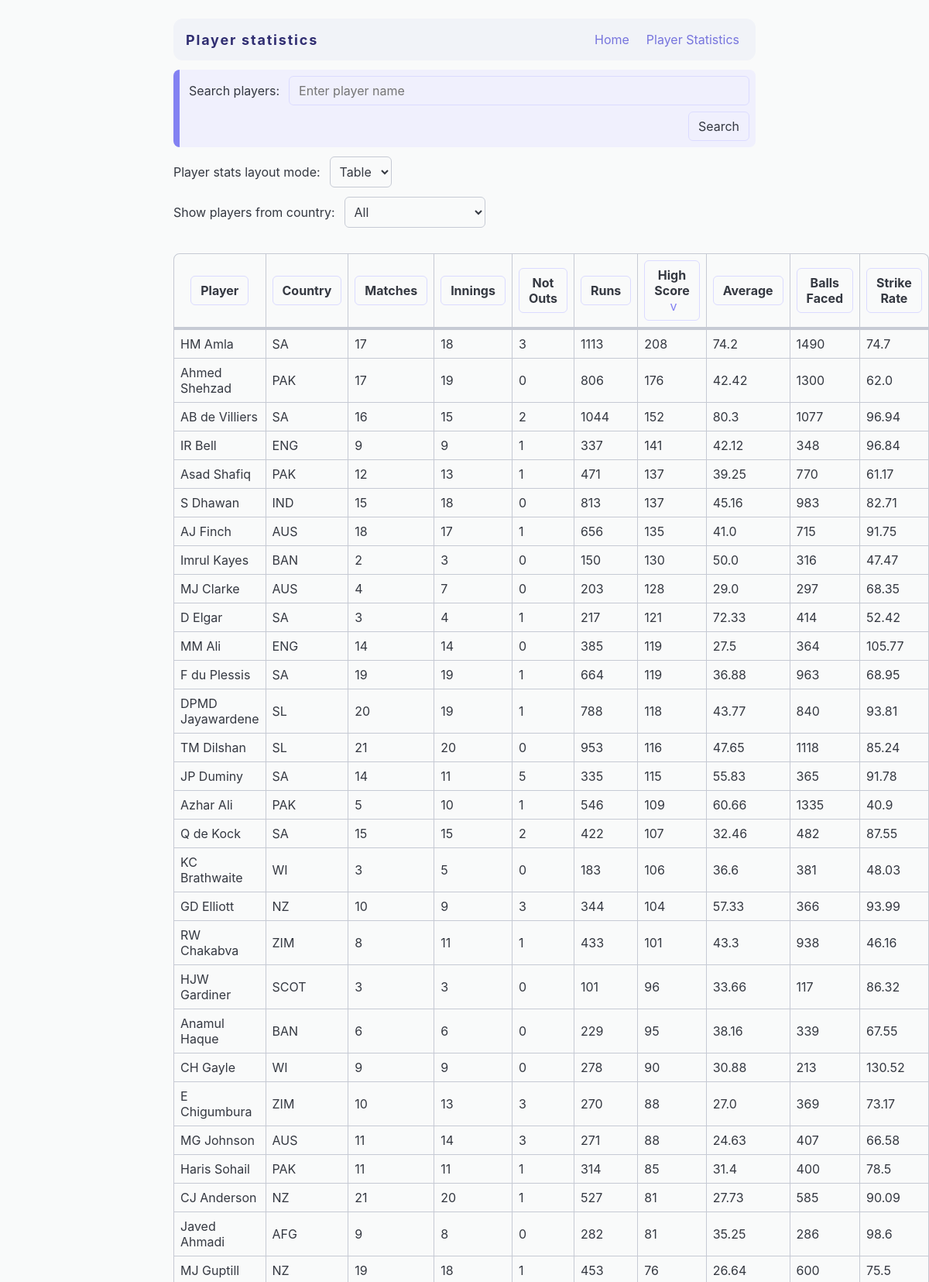
Screenshot of /cricket-stats (upper part) with the database file from the repository.
### tables this page shows
CREATE TABLE "cricket_world_cup_data" (
	"Player"	TEXT,
	"Country"	TEXT,
	"Matches"	INTEGER,
	"Innings"	INTEGER,
	"NotOuts"	INTEGER,
	"Runs"	INTEGER,
	"HighScore"	NUMERIC,
	"Ave"	REAL,
	"BallsFaced"	INTEGER,
	"StrikeRate"	REAL,
	"100"	INTEGER,
	"50"	INTEGER,
	"0"	INTEGER,
	"4s"	INTEGER,
	"6s"	INTEGER
);

### app.py (the view)
@app.route("/cricket-stats")
def cricket_stats():
    db = get_db()
    cursor = db.cursor()
    players = None
    search = False
    search_text = request.args.get('search-text')
    if (search_text is not None and search_text.strip() != ""):
        search = True
        players = cursor.execute("SELECT Player, Country, Matches, Innings, NotOuts, Runs, HighScore, Ave, BallsFaced, StrikeRate FROM cricket_world_cup_data WHERE Player LIKE ? ORDER BY HighScore DESC",
                                 ("%" + search_text + "%",)).fetchall()
    else:
        players = cursor.execute(
            "SELECT Player, Country, Matches, Innings, NotOuts, Runs, HighScore, Ave, BallsFaced, StrikeRate FROM cricket_world_cup_data ORDER BY HighScore DESC").fetchall()
    updated_players = []
    for player in players:
        updated_players.append({
            "name": player["Player"],
            "country": player["Country"],
            "matches": player["Matches"],
            "innings": player["Innings"],
            "not_outs": player["NotOuts"],
            "runs": player["Runs"],
            "high_score": player["HighScore"],
            "average": player["Ave"],
            "balls_faced": player["BallsFaced"],
            "strike_rate": player["StrikeRate"],
        })
    return render_template("cricket-stats.jinja",
                           players=updated_players,
                           search=search,
                           query=search_text or "")

### app.py (called while the page is built)
def db_dict_factory(cursor, row):
    d = {}
    for idx, col in enumerate(cursor.description):
        d[col[0]] = row[idx]
    return d

def get_db():
    db = getattr(g, '_database', None)
    if db is None:
        db = g._database = sqlite3.connect(DATABASE_NAME)
        db.row_factory = db_dict_factory
    return db

@app.teardown_appcontext
def close_connection(exception):
    db = getattr(g, '_database', None)
    if db is not None:
        db.close()

### templates/cricket-stats.jinja (shortened to what this page needs)
{% extends 'layout.jinja' %}
{% block title %}Player statistics{% endblock %}
{% block content %}
    <section>
        <form action="/cricket-stats" method="get">
            <label for="player-searhbox">
                Search players:
                <input type="search"
                       name="search-text"
                       id="player-searhbox"
                       placeholder="Enter player name"
                       value="{{ query }}">
            </label>
            <div class="form-control-row">
                <button type="submit">Search</button>
            </div>
        </form>
        {% if players|length > 0 %}
            <label for="change-layout-dropdown">
                Player stats layout mode:
                <select id="change-layout-dropdown" value="table">
                    <option value="table">
                        Table
                    </option>
                </select>
            </label>
            <label for="change-country-filter-dropdown">
                Show players from country:
                <select name="brand" id="change-country-filter-dropdown" value="all">
                    <option value="all">
                        All
                    </option>
                </select>
            </label>
            <div id="double-scroll-wrapper">
                <div id="players-data-wrapper" data-double-scroll>
                    <table>
                        <thead>
                            <tr>
                                <th>
                                    <button type="button" data-sort-column="name" class="table-sort-button">Player</button>
                                </th>
                                <th>
                                    <button type="button" data-sort-column="country" class="table-sort-button">Country</button>
                                </th>
                                <th>
                                    <button type="button" data-sort-column="matches" class="table-sort-button">Matches</button>
                                </th>
                                <th>
                                    <button type="button" data-sort-column="innings" class="table-sort-button">Innings</button>
                                </th>
                                <th>
                                    <button type="button" data-sort-column="not_outs" class="table-sort-button">Not Outs</button>
                                </th>
                                <th>
                                    <button type="button" data-sort-column="runs" class="table-sort-button">Runs</button>
                                </th>
                                <th>
                                    <button type="button"
                                            data-sort-column="high_score"
                                            class="table-sort-button"
                                            data-sort-direction="down">
                                        High Score
                                    </button>
                                </th>
                                <th>
                                    <button type="button" data-sort-column="average" class="table-sort-button">Average</button>
                                </th>
                                <th>
                                    <button type="button"
                                            data-sort-column="balls_faced"
                                            class="table-sort-button">Balls Faced</button>
                                </th>
                                <th>
                                    <button type="button"
                                            data-sort-column="strike_rate"
                                            class="table-sort-button">Strike Rate</button>
                                </th>
                            </tr>
                        </thead>
                        <tbody>
                            {% for player in players %}
                                <tr>
                                    <td>
                                        <p>{{ player.name }}</p>
                                    </td>
                                    <td>
                                        <p>{{ player.country }}</p>
                                    </td>
                                    <td>
                                        <p>{{ player.matches }}</p>
                                    </td>
                                    <td>
                                        <p>{{ player.innings }}</p>
                                    </td>
                                    <td>
                                        <p>{{ player.not_outs }}</p>
                                    </td>
                                    <td>
                                        <p>{{ player.runs }}</p>
                                    </td>
                                    <td>
                                        <p>{{ player.high_score }}</p>
                                    </td>
                                    <td>
                                        <p>{{ player.average }}</p>
                                    </td>
                                    <td>
                                        <p>{{ player.balls_faced }}</p>
                                    </td>
                                    <td>
                                        <p>{{ player.strike_rate }}</p>
                                    </td>
                                </tr>
                            {% endfor %}
                        </tbody>
                    </table>
                </div>
            </div>
        {% else %}
            <div id="players-data-wrapper">
                <p>No players found for search query.</p>
            </div>
        {% endif %}
    </section>
{% endblock %}

### templates/layout.jinja (shortened to what this page needs)
<!DOCTYPE html>
<html lang="en">
    <head>
        <link rel="stylesheet"
              href="{{ url_for('static', filename='cool-styles.css') }}"/>
    </head>
    <body>
        <div id="header-wrapper">
            <header>
                <h1>{{ self.title() }}</h1>
                <nav>
                    <a href="/">Home</a>
                    <a href="/cricket-stats">Player Statistics</a>
                </nav>
            </header>
        </div>
        <main>
            {% block content %}{% endblock %}
        </main>
    </body>
</html>

### rows the page displays
cricket_world_cup_data: name "HM Amla", country "SA", matches "17", innings "18", not_outs "3", runs "1113", high_score "208", average "74.2", balls_faced "1490", strike_rate "74.7"
cricket_world_cup_data: name "Ahmed Shehzad", country "PAK", matches "17", innings "19", not_outs "0", runs "806", high_score "176", average "42.42", balls_faced "1300", strike_rate "62.0"
cricket_world_cup_data: name "AB de Villiers", country "SA", matches "16", innings "15", not_outs "2", runs "1044", high_score "152", average "80.3", balls_faced "1077", strike_rate "96.94"
cricket_world_cup_data: name "IR Bell", country "ENG", matches "9", innings "9", not_outs "1", runs "337", high_score "141", average "42.12", balls_faced "348", strike_rate "96.84"
cricket_world_cup_data: name "Asad Shafiq", country "PAK", matches "12", innings "13", not_outs "1", runs "471", high_score "137", average "39.25", balls_faced "770", strike_rate "61.17"
cricket_world_cup_data: name "S Dhawan", country "IND", matches "15", innings "18", not_outs "0", runs "813", high_score "137", average "45.16", balls_faced "983", strike_rate "82.71"
cricket_world_cup_data: name "AJ Finch", country "AUS", matches "18", innings "17", not_outs "1", runs "656", high_score "135", average "41.0", balls_faced "715", strike_rate "91.75"
cricket_world_cup_data: name "Imrul Kayes", country "BAN", matches "2", innings "3", not_outs "0", runs "150", high_score "130", average "50.0", balls_faced "316", strike_rate "47.47"
cricket_world_cup_data: name "MJ Clarke", country "AUS", matches "4", innings "7", not_outs "0", runs "203", high_score "128", average "29.0", balls_faced "297", strike_rate "68.35"
cricket_world_cup_data: name "D Elgar", country "SA", matches "3", innings "4", not_outs "1", runs "217", high_score "121", average "72.33", balls_faced "414", strike_rate "52.42"
cricket_world_cup_data: name "MM Ali", country "ENG", matches "14", innings "14", not_outs "0", runs "385", high_score "119", average "27.5", balls_faced "364", strike_rate "105.77"
cricket_world_cup_data: name "F du Plessis", country "SA", matches "19", innings "19", not_outs "1", runs "664", high_score "119", average "36.88", balls_faced "963", strike_rate "68.95"
cricket_world_cup_data: name "DPMD Jayawardene", country "SL", matches "20", innings "19", not_outs "1", runs "788", high_score "118", average "43.77", balls_faced "840", strike_rate "93.81"
cricket_world_cup_data: name "TM Dilshan", country "SL", matches "21", innings "20", not_outs "0", runs "953", high_score "116", average "47.65", balls_faced "1118", strike_rate "85.24"
cricket_world_cup_data: name "JP Duminy", country "SA", matches "14", innings "11", not_outs "5", runs "335", high_score "115", average "55.83", balls_faced "365", strike_rate "91.78"
cricket_world_cup_data: name "Azhar Ali", country "PAK", matches "5", innings "10", not_outs "1", runs "546", high_score "109", average "60.66", balls_faced "1335", strike_rate "40.9"
cricket_world_cup_data: name "Q de Kock", country "SA", matches "15", innings "15", not_outs "2", runs "422", high_score "107", average "32.46", balls_faced "482", strike_rate "87.55"
cricket_world_cup_data: name "KC Brathwaite", country "WI", matches "3", innings "5", not_outs "0", runs "183", high_score "106", average "36.6", balls_faced "381", strike_rate "48.03"
cricket_world_cup_data: name "GD Elliott", country "NZ", matches "10", innings "9", not_outs "3", runs "344", high_score "104", average "57.33", balls_faced "366", strike_rate "93.99"
cricket_world_cup_data: name "RW Chakabva", country "ZIM", matches "8", innings "11", not_outs "1", runs "433", high_score "101", average "43.3", balls_faced "938", strike_rate "46.16"
cricket_world_cup_data: name "HJW Gardiner", country "SCOT", matches "3", innings "3", not_outs "0", runs "101", high_score "96", average "33.66", balls_faced "117", strike_rate "86.32"
cricket_world_cup_data: name "Anamul Haque", country "BAN", matches "6", innings "6", not_outs "0", runs "229", high_score "95", average "38.16", balls_faced "339", strike_rate "67.55"
cricket_world_cup_data: name "CH Gayle", country "WI", matches "9", innings "9", not_outs "0", runs "278", high_score "90", average "30.88", balls_faced "213", strike_rate "130.52"
cricket_world_cup_data: name "E Chigumbura", country "ZIM", matches "10", innings "13", not_outs "3", runs "270", high_score "88", average "27.0", balls_faced "369", strike_rate "73.17"
cricket_world_cup_data: name "MG Johnson", country "AUS", matches "11", innings "14", not_outs "3", runs "271", high_score "88", average "24.63", balls_faced "407", strike_rate "66.58"
cricket_world_cup_data: name "Haris Sohail", country "PAK", matches "11", innings "11", not_outs "1", runs "314", high_score "85", average "31.4", balls_faced "400", strike_rate "78.5"
cricket_world_cup_data: name "CJ Anderson", country "NZ", matches "21", innings "20", not_outs "1", runs "527", high_score "81", average "27.73", balls_faced "585", strike_rate "90.09"
cricket_world_cup_data: name "Javed Ahmadi", country "AFG", matches "9", innings "8", not_outs "0", runs "282", high_score "81", average "35.25", balls_faced "286", strike_rate "98.6"
cricket_world_cup_data: name "MJ Guptill", country "NZ", matches "19", innings "18", not_outs "1", runs "453", high_score "76", average "26.64", balls_faced "600", strike_rate "75.5"
